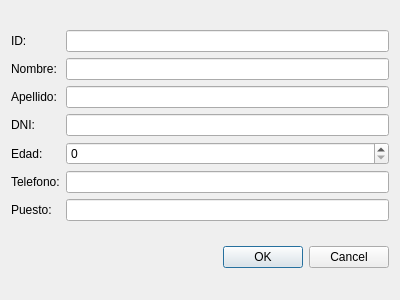
<?xml version="1.0" encoding="UTF-8"?>
<ui version="4.0">
 <class>Empleados</class>
 <widget class="QDialog" name="Empleados">
  <property name="geometry">
   <rect>
    <x>0</x>
    <y>0</y>
    <width>400</width>
    <height>300</height>
   </rect>
  </property>
  <property name="windowTitle">
   <string>Dialog</string>
  </property>
  <layout class="QVBoxLayout" name="verticalLayout">
   <item>
    <layout class="QGridLayout" name="gridLayout">
     <item row="0" column="0">
      <widget class="QLabel" name="label">
       <property name="text">
        <string>ID:</string>
       </property>
      </widget>
     </item>
     <item row="5" column="0">
      <widget class="QLabel" name="label_5">
       <property name="text">
        <string>Telefono:</string>
       </property>
      </widget>
     </item>
     <item row="6" column="0">
      <widget class="QLabel" name="label_7">
       <property name="text">
        <string>Puesto:</string>
       </property>
      </widget>
     </item>
     <item row="3" column="0">
      <widget class="QLabel" name="label_4">
       <property name="text">
        <string>DNI:</string>
       </property>
      </widget>
     </item>
     <item row="4" column="0">
      <widget class="QLabel" name="label_6">
       <property name="text">
        <string>Edad:</string>
       </property>
      </widget>
     </item>
     <item row="1" column="0">
      <widget class="QLabel" name="label_2">
       <property name="text">
        <string>Nombre:</string>
       </property>
      </widget>
     </item>
     <item row="2" column="0">
      <widget class="QLabel" name="label_3">
       <property name="text">
        <string>Apellido:</string>
       </property>
      </widget>
     </item>
     <item row="0" column="1">
      <widget class="QLineEdit" name="lineEdit"/>
     </item>
     <item row="1" column="1">
      <widget class="QLineEdit" name="lineEdit_2"/>
     </item>
     <item row="2" column="1">
      <widget class="QLineEdit" name="lineEdit_3"/>
     </item>
     <item row="3" column="1">
      <widget class="QLineEdit" name="lineEdit_4"/>
     </item>
     <item row="4" column="1">
      <widget class="QSpinBox" name="spinBox"/>
     </item>
     <item row="5" column="1">
      <widget class="QLineEdit" name="lineEdit_5"/>
     </item>
     <item row="6" column="1">
      <widget class="QLineEdit" name="lineEdit_6"/>
     </item>
    </layout>
   </item>
   <item>
    <widget class="QDialogButtonBox" name="buttonBox">
     <property name="orientation">
      <enum>Qt::Orientation::Horizontal</enum>
     </property>
     <property name="standardButtons">
      <set>QDialogButtonBox::StandardButton::Cancel|QDialogButtonBox::StandardButton::Ok</set>
     </property>
    </widget>
   </item>
  </layout>
 </widget>
 <resources/>
 <connections>
  <connection>
   <sender>buttonBox</sender>
   <signal>accepted()</signal>
   <receiver>Empleados</receiver>
   <slot>accept()</slot>
   <hints>
    <hint type="sourcelabel">
     <x>248</x>
     <y>254</y>
    </hint>
    <hint type="destinationlabel">
     <x>157</x>
     <y>274</y>
    </hint>
   </hints>
  </connection>
  <connection>
   <sender>buttonBox</sender>
   <signal>rejected()</signal>
   <receiver>Empleados</receiver>
   <slot>reject()</slot>
   <hints>
    <hint type="sourcelabel">
     <x>316</x>
     <y>260</y>
    </hint>
    <hint type="destinationlabel">
     <x>286</x>
     <y>274</y>
    </hint>
   </hints>
  </connection>
 </connections>
</ui>
